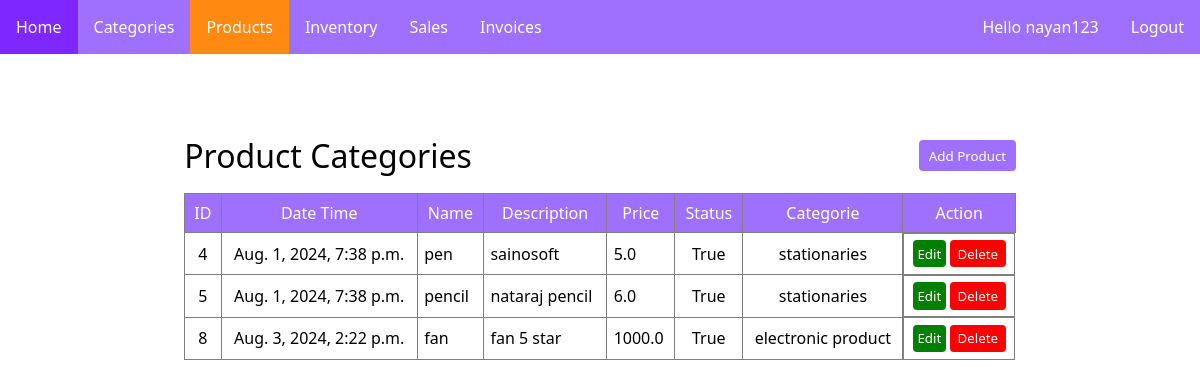
/products (signed in), run on the app's committed database.
### items/models.py (models this page shows, shortened)
class Products(models.Model):
    Date_Time = models.DateTimeField(auto_now=True, auto_now_add=False)
    Name = models.CharField(max_length=50)
    Description = models.TextField()
    Price = models.FloatField()
    Status = models.BooleanField(default=True)
    Categorie = models.ForeignKey(Categories, on_delete=models.CASCADE)

class Categories(models.Model):
    Date_Time = models.DateTimeField(auto_now=True, auto_now_add=False)
    Name = models.CharField(max_length=50)
    Description = models.TextField()
    Status = models.BooleanField(default=True)
    is_modified = models.BooleanField(default=False)
    def __str__(self):
        return self.Name

### items/views.py (the view)
# urls.py: path("products", views.products, name='products'),
def products(request):
    active_products = "active"
    p = Products.objects.all()
    context = {"active_products":active_products, "products":p}
    return render(request, 'items/products.html', context)

### Templates/items/products.html (shortened to what this page needs)
{% extends "base.html" %}
{% load static %}
{% block head %}
<link rel="stylesheet" href="{% static 'css/style.css' %}">
{% endblock head %}
{% block body %}
<div class="cont">
    <div class="flexbox">
        <h1 class="heading">Product Categories</h1>
        <button class="btn" onclick="window.location.href = '/add_product'">Add Product</button>
    </div>
    <table class="table">
        <tr>
            <th>ID</th>
            <th>Date Time</th>
            <th>Name</th>
            <th>Description</th>
            <th>Price</th>
            <th>Status</th>
            <th>Categorie</th>
            <th>Action</th>
        </tr>
        <tr>
            {% if products %}
            {% for product in products %}
            <tr>
            <td style='text-align: center;'>{{product.id}}</td>
            <td style='text-align: center;'>{{product.Date_Time}}</td>
            <td>{{product.Name}}</td>
            <td>{{product.Description}}</td>
            <td>{{product.Price}}</td>
            <td style='text-align: center;'>{{product.Status}}</td>
            <td style='text-align: center;'>{{product.Categorie}}</td>
            <td class="center">
                <button class="editbtn" onclick="window.location.href='/edit_product/{{product.id}}/'">Edit</button>
                <button class="deletebtn" onclick="deleteconform({{product.id}})">Delete</button>
            </td>
            </tr>
            {% endfor %}
            {% else %}
            <td style='color:red; padding: 1rem; text-align: center;' colspan="8">Empty</td>
            {% endif %}
        </tr>
    </table>
</div>
{% endblock body %}

### Templates/base.html (shortened to what this page needs)
{% load static %}
<!DOCTYPE html>
<html lang="en">
<head>
    <link rel="stylesheet" href="{% static 'css/navbar.css' %}">
    {% block head %}
    {% endblock head %}
</head>
<body>
    <nav class="navbar">
        {% if user.is_authenticated %}
        <ul>
            <li class = '{% if active_home %}active{% endif %}' onclick="window.location.href = '/'">Home</li>
            <li class = '{% if active_categories %}active{% endif %}' onclick="window.location.href = '/categories'">Categories</li>
            <li class = '{% if active_products %}active{% endif %}' onclick="window.location.href = '/products'">Products</li>
            <li class = '{% if active_inventory %}active{% endif %}' onclick="window.location.href = '/inventory'">Inventory</li>
            <li class = '{% if active_sales %}active{% endif %}' onclick="window.location.href = '/sales'">Sales</li>
            <li class = '{% if active_invoices %}active{% endif %}' onclick="window.location.href = '/invoices'">Invoices</li>
        </ul>
        <ul>
            <li>Hello {{user.username}}</li>
            <li onclick="window.location.href = '/account/logout'">Logout</li>
        </ul>
        {% else %}
        <ul style='margin: auto;'>
            <li><h1>Inventory Management</h1></li>
        </ul>
        {% endif %}
    </nav>
    {% block body %}
    {% endblock body %}
</body>
</html>

### static/css/navbar.css (style rules this page uses)
* { box-sizing: border-box; padding: 0; margin: 0; font-family: 'Segoe UI', Tahoma, Geneva, Verdana, sans-serif; }
.navbar { display: flex; flex-direction: row; justify-content: space-between; background-color: #9F70FD; }
.navbar ul { display: flex; flex-direction: row; list-style: none; }
.navbar ul li { padding: 1rem 1rem; cursor: pointer; color: white; }
.active { background-color: #FF8911; }

### static/css/style.css (style rules this page uses)
.cont { max-width: 22cm; margin: auto; padding: 4rem 0; }
.flexbox { display: flex; flex-direction: row; flex-wrap: nowrap; justify-content: space-between; align-items: center; }
.flexbox .btn { background-color: #9F70FD; color: white; padding: 0.4rem 0.6rem; border: 0; border-radius: 4px; }
.heading { font-weight: 300; margin: 1rem 0; }
.table { width: 100%; border-collapse: collapse; }
.table th { font-weight: 400; background-color: #9F70FD; color: white; }
.table th, .table td { border: 1px solid gray; padding: 0.5rem; }
.table td { font-weight: 400; padding: 0.4rem; }
.editbtn { background-color: green; color:white; border: 0; padding: 0.3rem; border-radius: 4px; }
.deletebtn { background-color: rgb(255, 0, 0); color:white; border: 0; padding: 0.3rem 0.5rem; border-radius: 4px; }
.center { display: flex; flex-direction: row; justify-content: space-around; }

### data on the page
Products: id "4", Date_Time "Aug. 1, 2024, 7:38 p.m.", Name "pen", Description "sainosoft", Price "5.0", Status "True", Categorie "stationaries"
Products: id "5", Date_Time "Aug. 1, 2024, 7:38 p.m.", Name "pencil", Description "nataraj pencil", Price "6.0", Status "True", Categorie "stationaries"
Products: id "8", Date_Time "Aug. 3, 2024, 2:22 p.m.", Name "fan", Description "fan 5 star", Price "1000.0", Status "True", Categorie "electronic product"

### other printed values
{{ user.username }} "nayan123"
